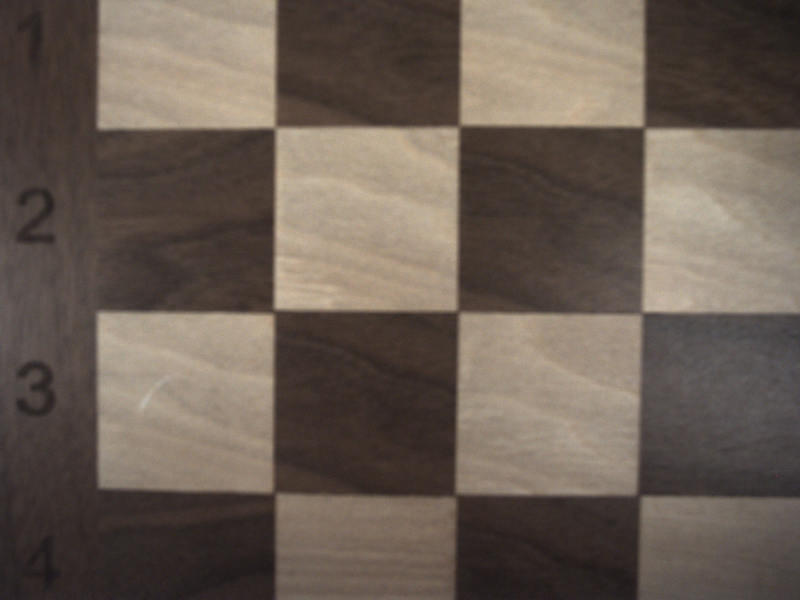
#> input picture src/frame0000.jpg, 1600 x 1200 px (shown at 1/2 size)
$ python -i feature_extraction.py   (imports and definitions only)
#> lines starting #> are read from the running program, lines starting #| are printed output that depends on the picture; after the words box and inside, x2 and y2 are one past the last pixel; in counts of white or black regions, pixels touching at a corner belong together
import cv2
import numpy as np
from numpy import linalg as LA
from scipy.spatial import ConvexHull
from scipy.spatial.distance import cdist

class FeatureExtraction():

    @staticmethod
    def point_detection(gray_img):
        points = cv2.goodFeaturesToTrack(gray_img,150,0.01,30,blockSize = 5,useHarrisDetector = True, k = 0.04)
        winSize = (5, 5)
        zeroZone = (-1, -1)
        criteria = (cv2.TERM_CRITERIA_EPS + cv2.TermCriteria_COUNT, 40, 0.001)
        points = cv2.cornerSubPix(gray_img, points, winSize, zeroZone, criteria)
        return np.int0(points)

    @staticmethod
    def crop_image(img,col,row,r = 30):
        return img[row-r:row+r,col-r:col+r]

    @staticmethod
    def color_clustering(color_img):
        try:
            vectorized = np.float32(color_img.reshape((-1,3)))
            criteria = (cv2.TERM_CRITERIA_EPS + cv2.TERM_CRITERIA_MAX_ITER, 10, 1.0)
            _,label,center=cv2.kmeans(vectorized, 2, None, criteria, 10, cv2.KMEANS_PP_CENTERS)
            center = np.uint8(center)
            center[0] = np.array([255,255,255])
            center[1] = np.array([0,0,0])
            res = center[label.flatten()]
            result_image = res.reshape((color_img.shape))
            gray_image = cv2.cvtColor(result_image,cv2.COLOR_BGR2GRAY)
            return True, gray_image
        except:
            return False, None

    @staticmethod
    def __filter(image):
        row,col = image.shape
        upper_left = np.unique(image[0:10,0:10].reshape(1,100)[0])
        lower_left = np.unique(image[row-10:row,0:10].reshape(1,100)[0])
        upper_right = np.unique(image[0:10,col-10:col].reshape(1,100)[0])
        lower_right = np.unique(image[row-10:row,col-10:col].reshape(1,100)[0])
        result = (upper_left == lower_right).all() and (upper_right == lower_left).all() and (upper_left != upper_right).all()
        return result

    def chessboard_features(self, image):
        gray_image = cv2.cvtColor(image,cv2.COLOR_BGR2GRAY)
        points = self.point_detection(gray_image)
        features = []
        for p in points:
            col,row = p.ravel()
            p_color_img = self.crop_image(image,col,row)
            ret_1, p_clustering_gray_img = self.color_clustering(p_color_img)
            if ret_1:
                ret_2 = self.__filter(p_clustering_gray_img)
                if ret_2:
                    features.append((col,row))
        return features

    @staticmethod
    def histogram_mean(img):
        w, h = img.shape
        pixels_num = w * h
        histg = cv2.calcHist([img],[0],None,[256],[0,256])
        histg_sum = 0
        for i in range(len(histg)):
            histg_sum += histg[i]*(i+1)
        return histg_sum/pixels_num

    @staticmethod
    def pClosest(points,origin):
        x, y = origin
        points.sort(key = lambda P: (P[0]-x)**2 + (P[1]-y)**2)
        points = np.array(points)
        _,point0,point1 = points[:3]
        dir_0 = (point0 - origin)/LA.norm(point0 - origin)
        dir_1 = (point1 - origin)/LA.norm(point1 - origin)
        direction = {abs(dir_0).argmax():(dir_0,point0),abs(dir_1).argmax():(dir_1,point1)}
        x_dir,x_point = direction[0]
        y_dir,y_point = direction[1]

        def get_closet_point(pin_point,points,direction,num):
            emp = []
            for p in points:
                if num > 0:
                    if not np.array_equal(p,pin_point):
                        check = (p - pin_point)/LA.norm(p - pin_point)
                        dot_product = np.dot(check, direction)
                        if dot_product > 1:
                            dot_product = 1
                        angle = np.arccos(dot_product)/3.14*180
                        if angle < 5:
                            emp.append(p)
                            num -= 1
                        else:continue
            return emp

        x_point_2 = get_closet_point(x_point,points,x_dir,1)[0]
        imageP = [origin,x_point,x_point_2]
        followup = []
        for cp in imageP:
            candid = get_closet_point(cp,points,y_dir,2)
            followup += candid
        imageP += followup
        if x_dir[0] < 0:
            if y_dir[1] < 0:
                corner =  'lower_right'
            else:corner = 'upper_right'
        else:
            if y_dir[1] < 0:
                corner = 'lower_left'
            else:corner = 'upper_left'
        return corner,np.array(imageP, dtype='float64')

    def general_pose_points(self,image):
        features = self.chessboard_features(image)
        np_features = np.array(features)
        hull = ConvexHull(np_features)
        hullpoints = np_features[hull.vertices,:]
        hdist = cdist(hullpoints, hullpoints, metric='euclidean')
        bestpair = np.unravel_index(hdist.argmax(), hdist.shape)
        pair = [hullpoints[bestpair[0]],hullpoints[bestpair[1]]]
        brightness = 255
        for i in pair:
            col,row = i.ravel()
            candi_gray = cv2.cvtColor(self.crop_image(image,col,row,r = 150),cv2.COLOR_BGR2GRAY)
            if type(candi_gray) == type(None):
                continue
            else:
                mean_intensity = self.histogram_mean(candi_gray)
                if mean_intensity < brightness:
                    brightness = mean_intensity
                    origin = np.array([col,row])
        corner, imageP = self.pClosest(features,origin)
        return corner,imageP

    def closer_view_estimation_points(self,image):
        points = self.chessboard_features(image)
        points.sort(key = lambda x: x[1])
        sorted_points = []
        for n in range(0, len(points), 7):
            sorted_points.extend(sorted(points[n:n+7]))
        return np.array(sorted_points, dtype='float64')

# [29 lines not run here, left out]

>>> import cv2
>>> picture = cv2.imread('../frame0000.jpg')
#> picture is the input picture: shape (1200, 1600, 3); mean B, G, R 83.6, 93.7, 106
>>> result = FeatureExtraction().general_pose_points(picture)
#> in chessboard_features, `gray_image = cv2.cvtColor(image,cv2.COLOR_BGR2GRAY)`:
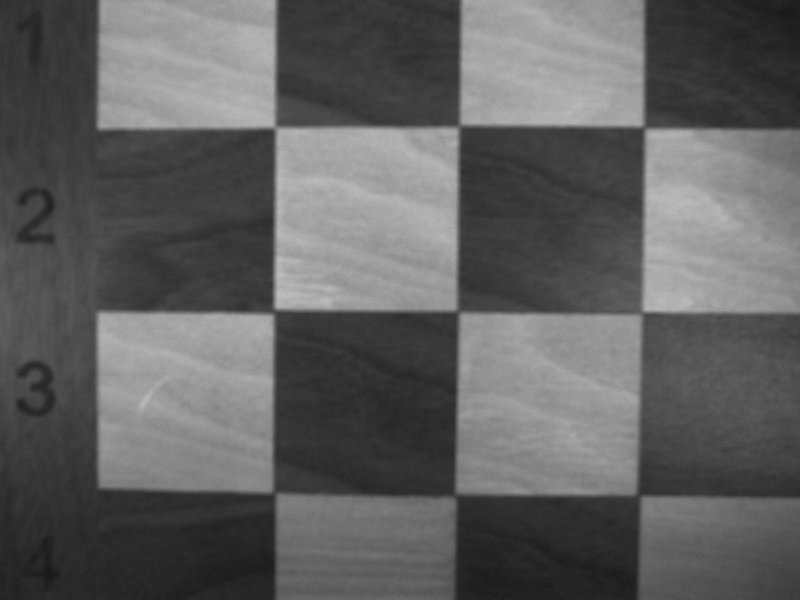
#> gray_image: shape (1200, 1600) (shown at 1/2 size); min 22, max 195, mean 96.2
#> in point_detection, `points = cv2.goodFeaturesToTrack(gray_img,150,0.01,30,blockSize = 5,us..`: points = 150 rows, first 8: [1331, 1122], [1553, 951], [1295, 261], [545, 632], [201, 628], [546, 258], [925, 246], [1289, 618]
#> in point_detection, `points = cv2.cornerSubPix(gray_img, points, winSize, zeroZone, criteria)`: points = 150 rows, first 8: [1331.3, 1121.5], [1552.8, 951.3], [1290.4, 261], [547.8, 630.7], [201, 628], [546, 258], [925, 246], [1289, 618]
#> in chessboard_features, `points = self.point_detection(gray_image)`: points = 150 rows, first 8: [1331, 1121], [1552, 951], [1290, 260], [547, 630], [201, 628], [546, 258], [925, 246], [1289, 618]
#> the loop in chessboard_features, `for p in points:` made 150 passes
#> (p, upper_left in __filter, lower_left in __filter, upper_right in __filter, lower_right in __filter, result in __filter, ret_2) on passes 2 to 9: ([[1552, 951]], [0], [255], [0], [255], False, False), ([[1290, 260]], [0], [255], [255], [0], True, True), ([[547, 630]], [255], [0], [0], [255], True, True), ([[201, 628]], [0], [0], [0], [255], False, False), ([[546, 258]], [255], [0], [0], [255], True, True), ([[925, 246]], [255], [0], [0], [255], True, True), ([[1289, 618]], [0], [255], [255], [0], True, True), ([[198, 259]], [255], [255], [0], [255], False, False)
#> (p, lower_left in __filter, upper_right in __filter, lower_right in __filter, result in __filter, ret_2) on passes 24, 42: ([[913, 276]], [255], [0, 255], [0], False, False), ([[918, 649]], [255], [0, 255], [0], False, False)
#> pass 1, in chessboard_features, `p_color_img = self.crop_image(image,col,row)`:
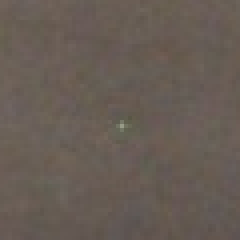
#> p_color_img: shape (60, 60, 3) (shown 4 times larger); mean B, G, R 84.7, 92.6, 103.3
#> pass 1, in color_clustering, `result_image = res.reshape((color_img.shape))`:
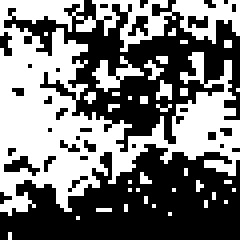
#> result_image: shape (60, 60, 3) (shown 4 times larger); 46.6% white; 36 white regions (34 under 20 px), largest, box (x1, y1, x2, y2) and area: (0, 0, 60, 54) 1530, (23, 14, 36, 23) 46
#> after the loop in chessboard_features, `for p in points:`:
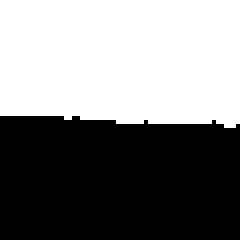
#> p_clustering_gray_img: shape (60, 60) (shown 4 times larger); 50.4% white; 1 black region, box (x1, y1, x2, y2) and area: (0, 29, 60, 60) 1786
#> after the loop in chessboard_features, `for p in points:`:
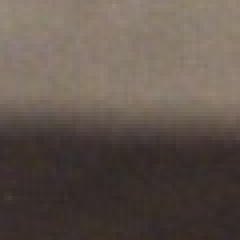
#> p_color_img: shape (60, 60, 3) (shown 4 times larger); mean B, G, R 76.6, 85.2, 97
#> the loop in general_pose_points, `for i in pair:` made 2 passes
#> i on passes 1 to 2: [1289, 991], [546, 258]
#> pass 1, in general_pose_points, `candi_gray = cv2.cvtColor(self.crop_image(image,col,row,r = 150),cv2.C..`:
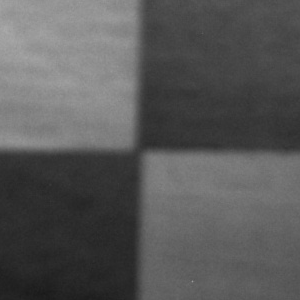
#> candi_gray: shape (300, 300); min 24, max 170, mean 88.2
#> pass 2, in general_pose_points, `candi_gray = cv2.cvtColor(self.crop_image(image,col,row,r = 150),cv2.C..`:
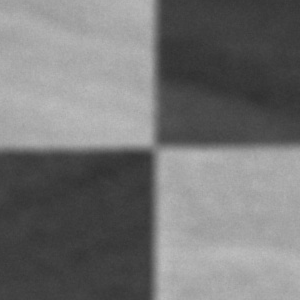
#> candi_gray: shape (300, 300); min 48, max 192, mean 117
#> the loop in get_closet_point, `for p in points:` made 9 passes
#> p on passes 1 to 9: [1289, 991], [1289, 618], [909, 980], [910, 618], [1290, 260], [551, 996], [547, 630], [925, 246], [546, 258]
#> the loop in pClosest, `for cp in imageP:` made 3 passes

$ run again, on src/frame0001.jpg
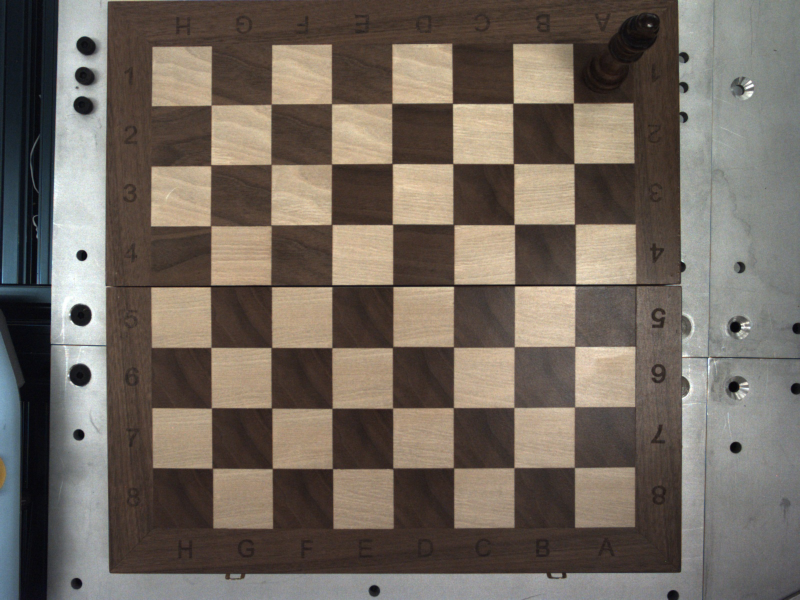
#> input picture src/frame0001.jpg, 1600 x 1200 px (shown at 1/2 size)
#> picture is the input picture: shape (1200, 1600, 3); mean B, G, R 94.7, 104.2, 113.8
#> in point_detection, `points = cv2.goodFeaturesToTrack(gray_img,150,0.01,30,blockSize = 5,us..`: points = 126 rows, first 8: [1483, 655], [1365, 712], [1418, 716], [140, 629], [1363, 522], [137, 751], [906, 575], [1153, 567]
#> in point_detection, `points = cv2.cornerSubPix(gray_img, points, winSize, zeroZone, criteria)`: points = 126 rows, first 8: [1483, 655], [1363.8, 713.5], [1417.7, 714.2], [141, 629.2], [1362.2, 522.5], [138.7, 750.9], [907.5, 572], [1150.7, 570.9]
#> in chessboard_features, `points = self.point_detection(gray_image)`: points = 126 rows, first 8: [1483, 655], [1363, 713], [1417, 714], [140, 629], [1362, 522], [138, 750], [907, 572], [1150, 570]
#> the loop in chessboard_features, `for p in points:` made 126 passes
#> (p, ret_1, upper_left in __filter, lower_left in __filter, upper_right in __filter) on passes 1, 2, 3, 5, 7: ([[1483, 655]], True, [0], [0], [0]), ([[1363, 713]], True, [0], [0], [255]), ([[1417, 714]], True, [255], [255], [0, 255]), ([[1362, 522]], True, [255], [255], [0]), ([[907, 572]], True, [255], [0], [0])
#> pass 1, in color_clustering, `result_image = res.reshape((color_img.shape))`:
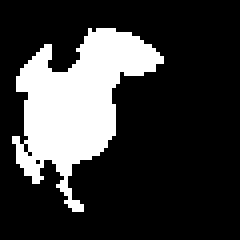
#> result_image: shape (60, 60, 3) (shown 4 times larger); 22.1% white; 1 white region, box (x1, y1, x2, y2) and area: (3, 7, 41, 53) 796
#> the loop in general_pose_points, `for i in pair:` made 2 passes
#> i on passes 1 to 2: [1147, 206], [424, 936]
#> pass 2, in general_pose_points, `candi_gray = cv2.cvtColor(self.crop_image(image,col,row,r = 150),cv2.C..`:
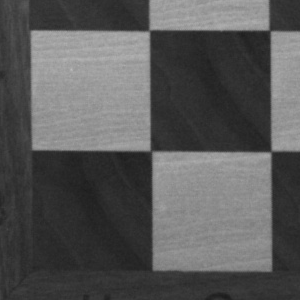
#> candi_gray: shape (300, 300); min 27, max 187, mean 88.6
#> the loop in get_closet_point, `for p in points:` made 49 passes
#> p on passes 1 to 8: [424, 936], [423, 816], [545, 937], [543, 816], [665, 937], [422, 695], [664, 817], [543, 695]
#> the loop in pClosest, `for cp in imageP:` made 3 passes

$ run again, on src/217.jpg
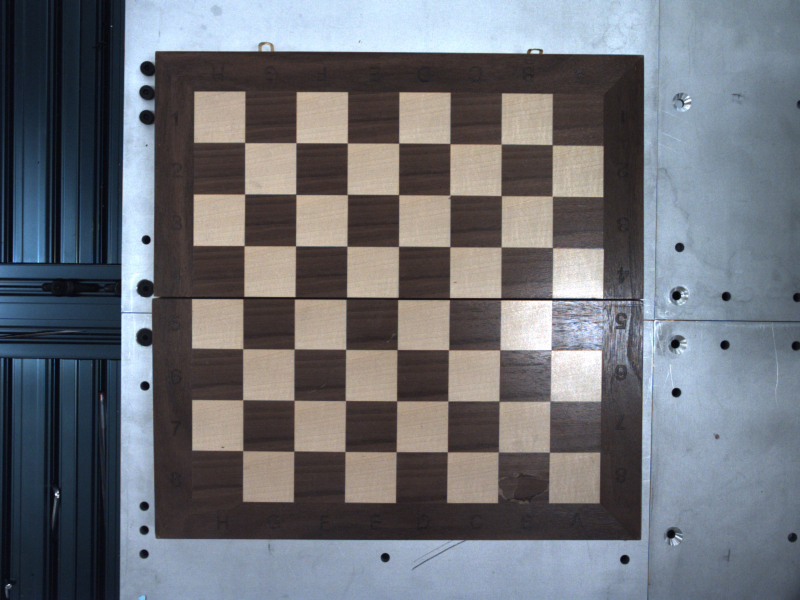
#> input picture src/217.jpg, 1600 x 1200 px (shown at 1/2 size)
#> picture is the input picture: shape (1200, 1600, 3); mean B, G, R 117.8, 111.4, 108.5
#> in point_detection, `points = cv2.goodFeaturesToTrack(gray_img,150,0.01,30,blockSize = 5,us..`: points = 135 rows, first 8: [111, 989], [1351, 1072], [18, 1169], [1204, 595], [1369, 204], [1363, 591], [244, 625], [1062, 105]
#> in point_detection, `points = cv2.cornerSubPix(gray_img, points, winSize, zeroZone, criteria)`: points = 135 rows, first 8: [109.2, 988.2], [1349.8, 1070.4], [19.35, 1167.5], [1205.2, 598.5], [1367.5, 207.9], [1361.7, 593.7], [242.8, 625.4], [1062, 105]
#> in chessboard_features, `points = self.point_detection(gray_image)`: points = 135 rows, first 8: [109, 988], [1349, 1070], [19, 1167], [1205, 598], [1367, 207], [1361, 593], [242, 625], [1062, 105]
#> the loop in chessboard_features, `for p in points:` made 135 passes
#> (p, ret_1, upper_left in __filter, lower_left in __filter, upper_right in __filter) on passes 1, 2, 5, 6, 7: ([[109, 988]], True, [255], [255], [255]), ([[1349, 1070]], True, [255], [255], [255]), ([[1367, 207]], True, [255], [255], [255]), ([[1361, 593]], True, [255], [255], [255]), ([[242, 625]], True, [0], [0], [255])
#> pass 1, in color_clustering, `result_image = res.reshape((color_img.shape))`:
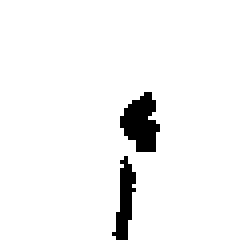
#> result_image: shape (60, 60, 3) (shown 4 times larger); 95.4% white; 2 black regions, box (x1, y1, x2, y2) and area: (30, 23, 40, 38) 98, (28, 39, 34, 60) 66
#> the loop in general_pose_points, `for i in pair:` made 2 passes
#> i on passes 1 to 2: [485, 901], [1104, 290]
#> pass 2, in general_pose_points, `candi_gray = cv2.cvtColor(self.crop_image(image,col,row,r = 150),cv2.C..`:
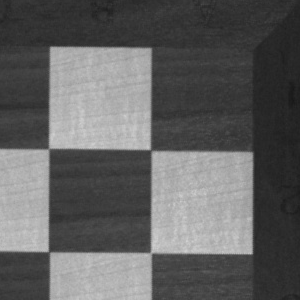
#> candi_gray: shape (300, 300); min 23, max 209, mean 97.2
#> the loop in get_closet_point, `for p in points:` made 47 passes
#> p on passes 1 to 8: [485, 901], [485, 800], [588, 902], [588, 800], [485, 697], [690, 903], [588, 698], [691, 801]
#> the loop in pClosest, `for cp in imageP:` made 3 passes
